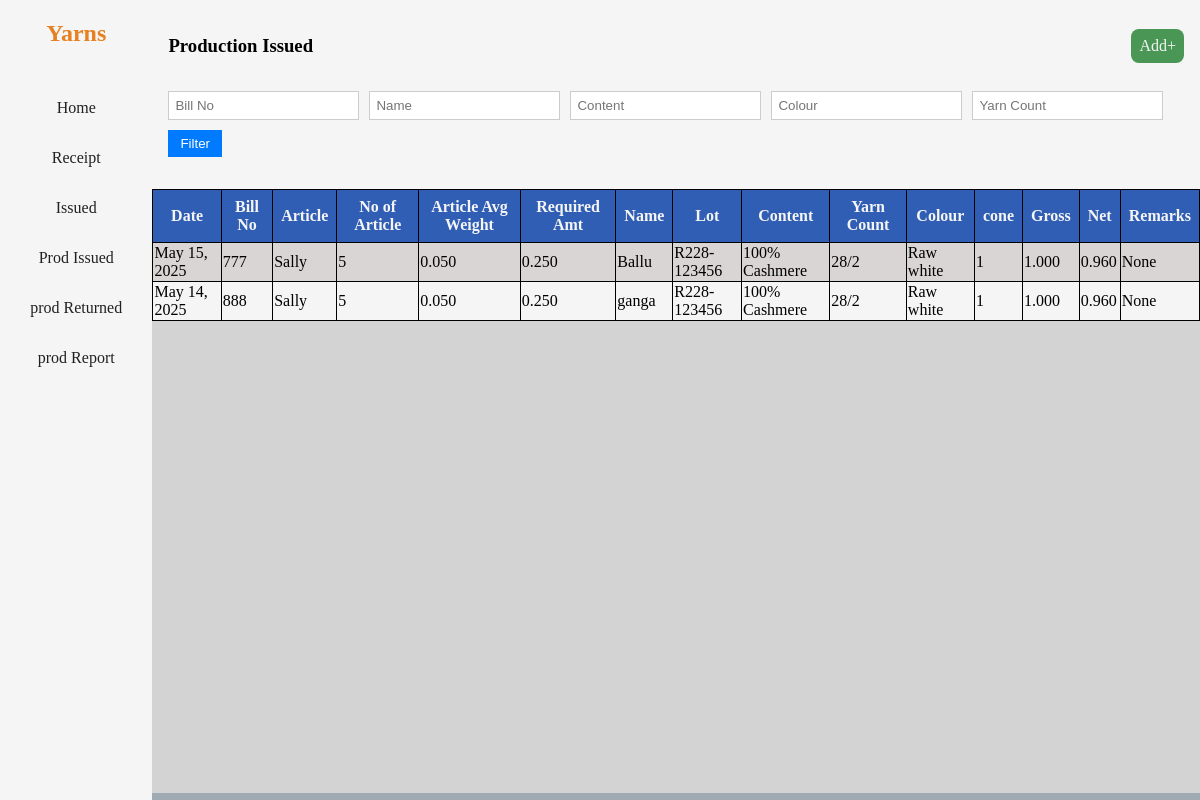
Page /production_issued/ on the earlier database version.
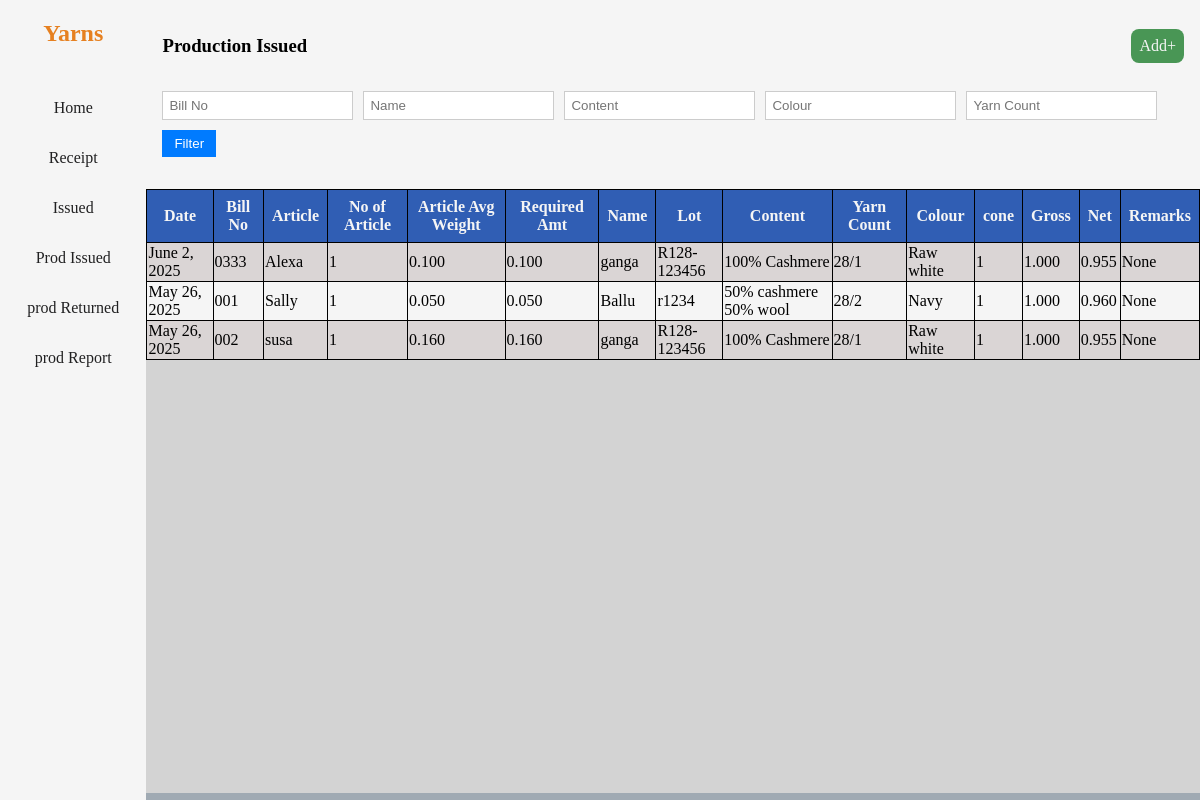
Same page on the later database version.
### stock/models.py (models this page shows, shortened)
class CommonInfo(models.Model):
    date = models.DateField(auto_now_add=True)
    bill_no = models.CharField(max_length=50)
    name = models.CharField(max_length=50)
    yarn_lot = models.CharField(max_length=50)
    content = models.CharField(max_length=50)
    yarn_count = models.CharField(max_length=50)
    colour = models.CharField(max_length=50, null=True)
    no_of_cones = models.PositiveIntegerField()
    avg_cone_weight = models.DecimalField(max_digits=10, decimal_places=3)
    gross_weight = models.DecimalField(max_digits=10, decimal_places=3)
    net_weight = models.DecimalField(max_digits=6, decimal_places=3, editable=False, null=True)
    remarks = models.CharField(max_length=50, null=True, default="", blank=True)
    class Meta:
        abstract = True

class Production_Issued(CommonInfo, models.Model):
    article = models.CharField(max_length=50)
    no_of_article = models.PositiveIntegerField()
    average_weight_of_article = models.DecimalField(max_digits=10, decimal_places=3)
    required_weight_for_prod = models.DecimalField(max_digits=10, decimal_places=3, editable=False, null=True)

### stock/views.py (the view)
# urls.py: path('production_issued/', views.production_issued, name='production_issued'),
def production_issued(request):
    datas = Production_Issued.objects.all().order_by('-date')
    bill_no = request.GET.get('bill_no')
    name = request.GET.get('name')
    content = request.GET.get('content')
    colour = request.GET.get('colour')
    yarn_count = request.GET.get('yarn_count')
    if bill_no:
        datas = datas.filter(bill_no__icontains=bill_no)
    if name:
        datas = datas.filter(name__icontains=name)
    if content:
        datas = datas.filter(content__iexact=content)
    if yarn_count:
        datas = datas.filter(yarn_count__iexact=yarn_count)
    if colour:
        datas = datas.filter(colour__icontains=colour)
    if request.method == 'POST':
        form = Production_Issued_Form(request.POST)
        if form.is_valid():
            data = form.save(commit= False)
            data.save()
            return redirect('production_issued')
    else:
        form = Production_Issued_Form()
    context = {
        'form': form,
        'datas': datas,
        'filters': {
            'bill_no': bill_no or '',
            'name': name or '',
            'content': content or '',
            'colour': colour or '',
            'yarn_count': yarn_count or '',
        }
    }
    return render(request, 'production_issued.html', context)

### stock/forms.py
class Production_Issued_Form(ModelForm):
    class Meta:
        model = Production_Issued
        fields = '__all__'

### stock/templates/production_issued.html (shortened to what this page needs)
{% extends 'base.html' %}
{% block heading %}Production Issued{% endblock %}
{% block addbutton %}<div class="add-button">Add+</div>{% endblock %}
{% block filter %}
  <form method="get" class="filter-form">
    <input type="text" name="bill_no" placeholder="Bill No" value="{{ filters.bill_no }}">
    <input type="text" name="name" placeholder="Name" value="{{ filters.name }}">
    <input type="text" name="content" placeholder="Content" value="{{ filters.content }}">
    <input type="text" name="colour" placeholder="Colour" value="{{ filters.colour }}">
    <input type="text" name="yarn_count" placeholder="Yarn Count" value="{{ filters.yarn_count }}">
    <button type="submit">Filter</button>
</form>
{% endblock %}
{% block table %}
<table>
  <thead>
    <tr>
            <th>Date</th>
            <th>Bill No</th>
            <th>Article</th>
            <th>No of Article</th>
            <th>Article Avg Weight</th>
            <th>Required Amt</th>
            <th>Name</th>
            <th>Lot</th>
            <th>Content</th>
            <th>Yarn Count</th>
            <th>Colour</th>
            <th>cone</th>
            <th>Gross</th>
            <th>Net</th>
            <th>Remarks</th>
        </tr>
  </thead>
  <tbody>
    {% for data in datas %}
        <tr class="clickable-row" data-href="{% url 'production_issued_edit' data.id %}" tabindex="0">
            <td>{{ data.date }}</td>
            <td>{{ data.bill_no }}</td>
            <td>{{ data.article }}</td>
            <td>{{ data.no_of_article }}</td>
            <td>{{ data.average_weight_of_article }}</td>
            <td>{{ data.required_weight_for_prod }}</td>
            <td>{{ data.name }}</td>
            <td>{{ data.yarn_lot }}</td>
            <td>{{ data.content }}</td>
            <td>{{ data.yarn_count }}</td>
            <td>{{ data.colour }}</td>
            <td>{{ data.no_of_cones }}</td>
            <td>{{ data.gross_weight }}</td>
            <td>{{ data.net_weight }}</td>
            <td>{{ data.remarks }}</td>
        </tr>
        {% endfor %}
  </tbody>
    </table>
{% endblock %}

### templates/base.html (shortened to what this page needs)
<!DOCTYPE html>
<html lang="en">
<head>
</head>
<body>
    <nav>
            <div style="color: rgb(230, 128, 32); margin-bottom:1rem;"><h2>Yarns</h2></div>
            <a href="{% url 'home' %}">Home</a>
            <a href="{% url 'receipt' %}">Receipt</a>
            <a href="{% url 'issued' %}">Issued</a>
            <a href="{% url 'production_issued' %}">Prod Issued</a>
            <a href="{% url 'production_return' %}">prod Returned</a>
            <a href="{% url 'production_report' %}">prod Report</a>
    </nav>
    <div class="content">
        <header>
            <div style="display: flex; flex-direction:row; align-items:center; justify-content: space-between; width:100%;">
                <h3>{% block heading %}{% endblock %}</h3>
                {% block addbutton %}{% endblock %}
            </div>
            {% block filter %}{% endblock %}
        </header>
        <div class="table">
            {% block table %}
            {% endblock %}
        </div>
    </div>
</body>
</html>

### templates/base.html (style rules this page uses)
body { padding: 0; margin: 0; display: flex; flex-direction: row; background-color: rgb(160, 170, 179); }
nav { width: 15%; height: 100vh; display: flex; flex-direction: column; align-items: center; background-color: whitesmoke; }
nav a { color: #212122; font-size: 1rem; width: 80%; margin: .5rem 0; display: flex; justify-content: center; align-items: center; padding: 0.5rem .5rem; border-radius: 1rem; text-decoration: none; }
.content { flex-grow: 1; display: flex; flex-direction: column; }
header { background-color: whitesmoke; display: flex; flex-direction: column; align-items: center; justify-content: space-around; padding: 1rem; }
.add-button { background-color: rgb(73, 150, 85); padding: .5rem; border-radius: .5rem; color: whitesmoke; }
.table { width: 100%; background-color: whitesmoke; background-color: lightgray; height: 75.5vh; overflow: scroll; }
thead th { position: sticky; top: 0; background-color: rgb(48, 94, 180); color: white; z-index: 2; padding: 0.5rem; }
table { width: 100%; background-color: whitesmoke; }
table th { background-color: rgb(48, 94, 180); color: whitesmoke; position: sticky; }
table, th, td { border: solid 1px black; border-collapse: collapse; }
table tr { cursor: pointer; }
table tr:nth-child(odd) { background-color: rgb(218, 213, 213); }
.filter-form { margin: 1rem 0; display: flex; flex-wrap: wrap; gap: 10px; }
.filter-form input, .filter-form select { padding: 6px; border: 1px solid #ccc; }
.filter-form button { padding: 6px 12px; background-color: #007bff; color: white; border: none; cursor: pointer; }

Differences in the rows shown:
added Production_Issued: date "June 2, 2025", bill_no "0333", article "Alexa", no_of_article "1", average_weight_of_article "0.100", required_weight_for_prod "0.100", name "ganga", yarn_lot "R128-123456", content "100% Cashmere", yarn_count "28/1", colour "Raw white", no_of_cones "1", gross_weight "1.000", net_weight "0.955", remarks "None"
changed Production_Issued "Sally": date "May 14, 2025" → "May 26, 2025"; bill_no "888" → "001"; no_of_article "5" → "1"; required_weight_for_prod "0.250" → "0.050"; name "ganga" → "Ballu"; yarn_lot "R228-123456" → "r1234"; content "100% Cashmere" → "50% cashmere 50% wool"; colour "Raw white" → "Navy"; moves up the list
changed Production_Issued: date "May 15, 2025" → "May 26, 2025"; bill_no "777" → "002"; article "Sally" → "susa"; no_of_article "5" → "1"; average_weight_of_article "0.050" → "0.160"; required_weight_for_prod "0.250" → "0.160"; name "Ballu" → "ganga"; yarn_lot "R228-123456" → "R128-123456"; yarn_count "28/2" → "28/1"; net_weight "0.960" → "0.955"
